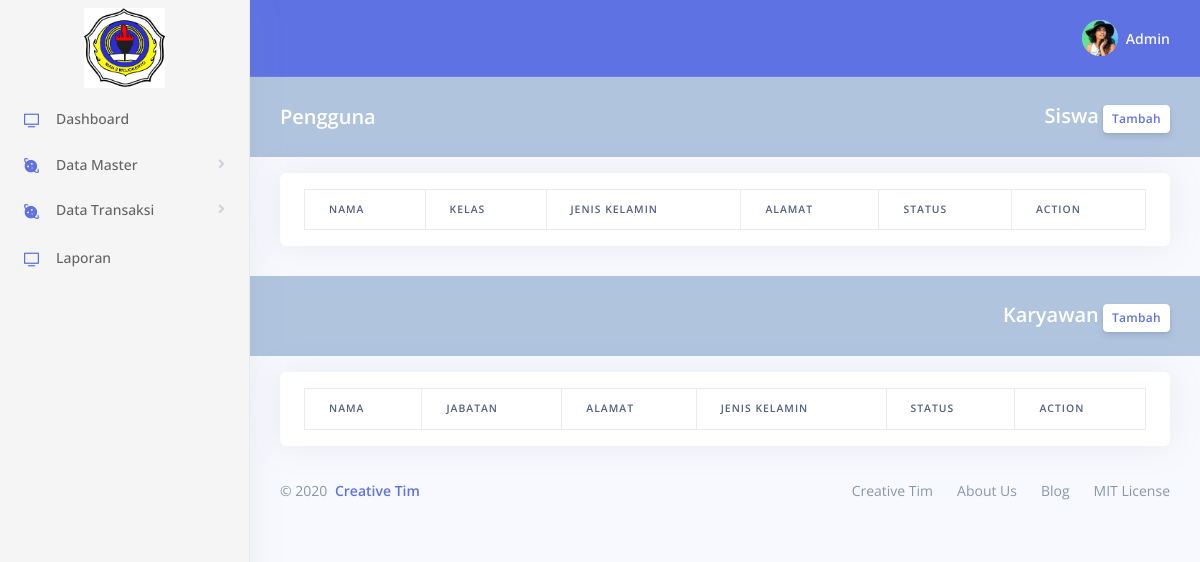
The page /admin/MPengguna.php on the database as committed earlier.
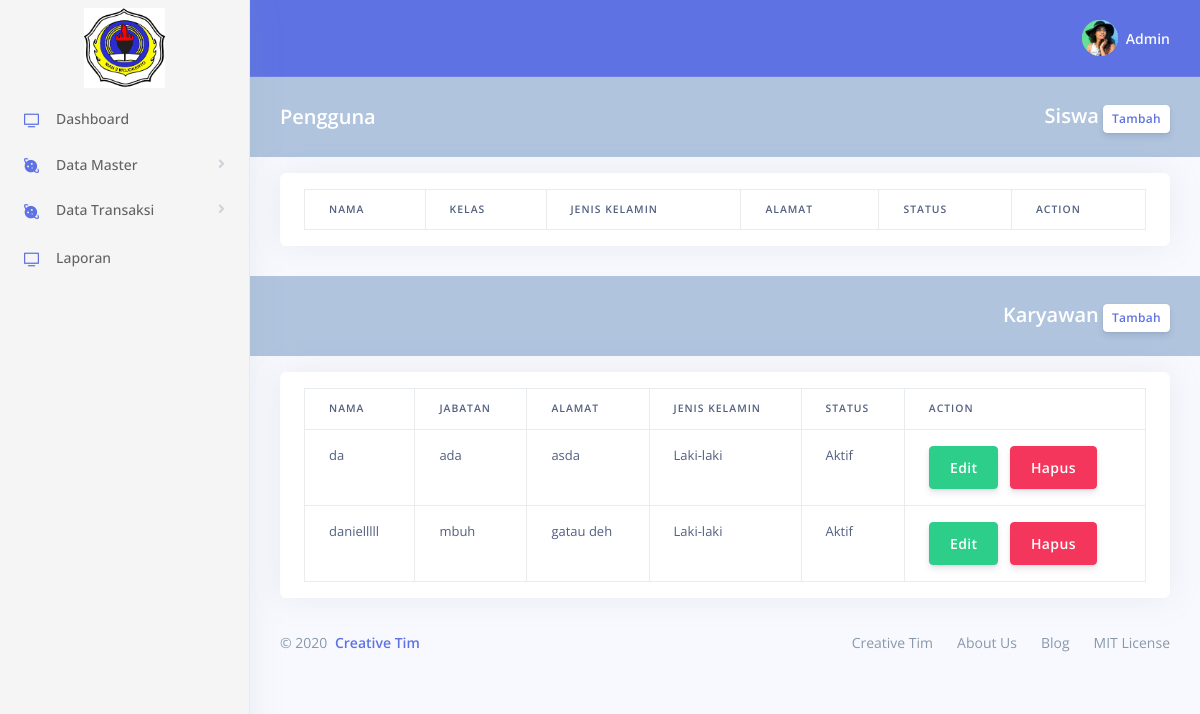
The same page on the database as committed later.
### tables this page shows
CREATE TABLE `karyawan` (
  `id_karyawan` varchar(10) NOT NULL,
  `id_pengguna` varchar(10) NOT NULL,
  `nama_karyawan` varchar(100) NOT NULL,
  `jabatan` varchar(100) NOT NULL,
  `alamat_karyawan` varchar(100) NOT NULL,
  `jenis_kelamin` varchar(20) DEFAULT NULL,
  `status_karyawan` varchar(20) DEFAULT NULL
);

### admin/MPengguna.php (the view, shortened to what this page needs)
<!DOCTYPE html>
<html>
<head>
<?php include "css-script.php"; ?>
</head>
<body>
	<?php include "sidebar.php"; ?>
	<div class="main-content" id="panel">
		<?php include "navbar.php"; ?>
		<div class="header bg-primary" style="background-color: #B0C4DE !important">
			<div class="container-fluid">
				<div class="header-body">
					<div class="row align-items-center py-4">
						<div class="col-lg-6 col-7">
							<h6 class="h2 text-white d-inline-block mb-0">Pengguna</h6>
						</div>
						<div class="col-lg-6 col-5 text-right">
							<h6 class="h2 text-white d-inline-block mb-0">Siswa</h6>
							<a href="#" class="btn btn-sm btn-neutral" data-toggle="modal"
								data-target="#ModalTambahSiswa">Tambah</a>
						</div>
					</div>
				</div>
			</div>
		</div>
		<div class="container-fluid mt-3">
			<div class="row">
				<div class="col-xl-12 col-md-12">
					<div class="card card-stats">
						<div class="card-body table-responsive">
							<table id="Tabel1" class="table table-bordered">
								<thead>
									<tr>
										<th>Nama</th>
										<th>Kelas</th>
										<th>Jenis Kelamin</th>
										<th>Alamat</th>
										<th>Status</th>
										<th>Action</th>
									</tr>
								</thead>
							</table>
						</div>
					</div>
				</div>
			</div>
		</div>
		<div class="header bg-primary" style="background-color: #B0C4DE !important">
			<div class="container-fluid">
				<div class="header-body">
					<div class="row align-items-center py-4">
						<div class="col-lg-6 col-5 text-right">
							<h6 class="h2 text-white d-inline-block mb-0">Karyawan</h6>
							<a href="#" class="btn btn-sm btn-neutral" data-toggle="modal"
								data-target="#ModalTambahKaryawan">Tambah</a>
						</div>
					</div>
				</div>
			</div>
		</div>
		<div class="container-fluid mt-3">
			<div class="row">
				<div class="col-xl-12 col-md-12">
					<div class="card card-stats">
						<div class="card-body table-responsive">
							<table id="Tabel2" class="table table-bordered">
								<thead>
									<tr>
										<th>Nama</th>
										<th>Jabatan</th>
										<th>Alamat</th>
										<th>Jenis Kelamin</th>
										<th>Status</th>
										<th>Action</th>
									</tr>
								</thead>
								<tbody>
									<?php
					$query = mysqli_query($conn, "SELECT * from karyawan WHERE status_karyawan = 'Aktif'");
					while ($row = mysqli_fetch_array($query)) {
					?>
									<tr>
										<td><?php echo $row['nama_karyawan'] ?></td>
										<td><?php echo $row['jabatan'] ?></td>
										<td><?php echo $row['alamat_karyawan'] ?></td>
										<td><?php echo $row['jenis_kelamin'] ?></td>
										<td><?php echo $row['status_karyawan'] ?></td>
										<td><button class="btn btn-success btnEditKar" data-toggle="modal"
												data-target="#ModalEditKaryawan"
												data-id="<?php echo $row['id_karyawan'] ?>">Edit</button>
												<button class="btn btn-danger btnHapusKar" data-toggle="modal"
												data-target="#ModalHapusKaryawan"
												data-id="<?php echo $row['id_karyawan'] ?>">Hapus</button></td>
									</tr>
									<?php } ?>
								</tbody>
							</table>
						</div>
					</div>
				</div>
			</div>
			<?php include "footer.php"; ?>
		</div>
	</div>
</body>
</html>

Rows that differ between the two databases and show on the page:
now on this page (row edited): karyawan: nama_karyawan "da", jabatan "ada", alamat_karyawan "asda", jenis_kelamin "Laki-laki", status_karyawan "Aktif"
now on this page (row edited): karyawan: nama_karyawan "danielllll", jabatan "mbuh", alamat_karyawan "gatau deh", jenis_kelamin "Laki-laki", status_karyawan "Aktif"
